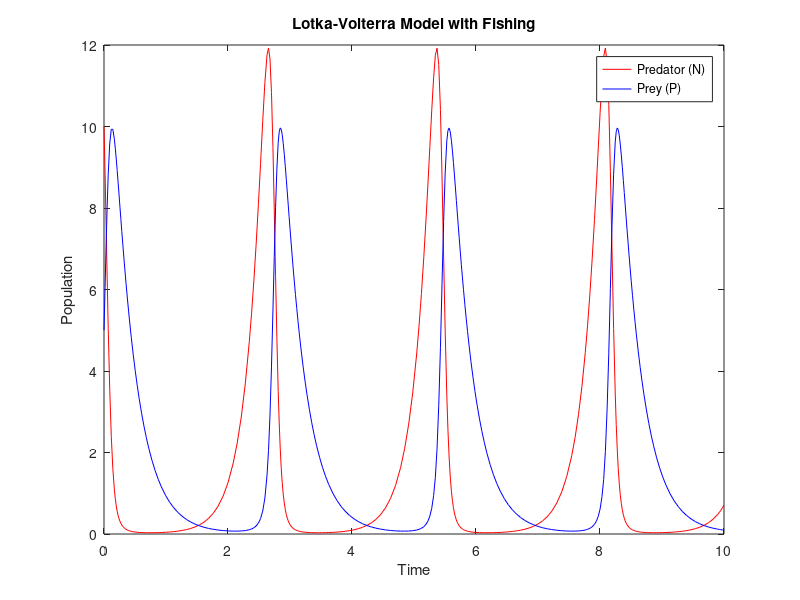
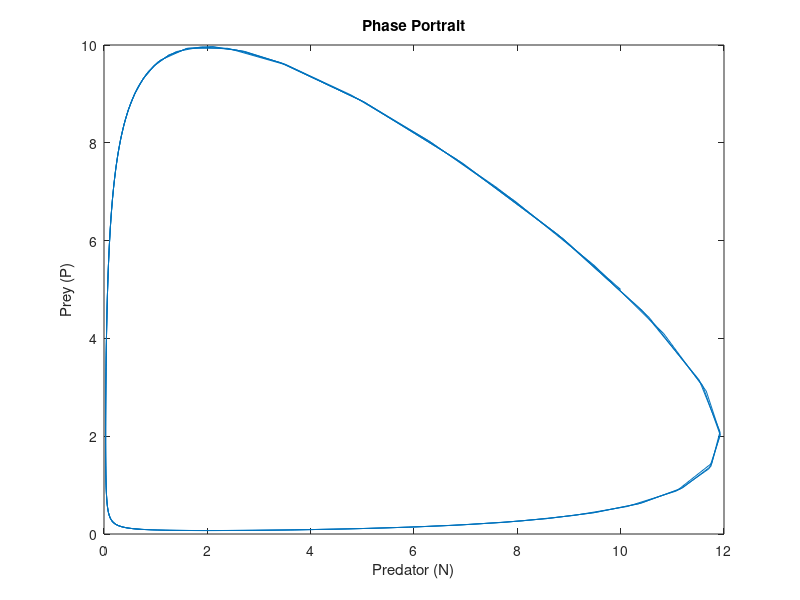

Write MATLAB code to recreate these figures, in order.
% Parameters
a = 4;
b = 2;
c = 1.5;
d = 3;

% Initial conditions
N0 = 10;
P0 = 5;

% Time span for simulation
tspan = [0, 10];

% Define the ODE system
dydt = @(t, y) [y(1)*(a - b*y(2)); -y(2)*(d - c*y(1))];

% Solve the ODEs using ode45
[t, y] = ode45(dydt, tspan, [N0, P0]);

% Extract predator and prey populations
N = y(:, 1);
P = y(:, 2);

% Plot the trajectories
figure;
plot(t, N, 'r', t, P, 'b');
title('Lotka-Volterra Model with Fishing');
xlabel('Time');
ylabel('Population');
legend('Predator (N)', 'Prey (P)');

% Plot phase portrait
figure;
plot(N, P);
title('Phase Portrait');
xlabel('Predator (N)');
ylabel('Prey (P)');
